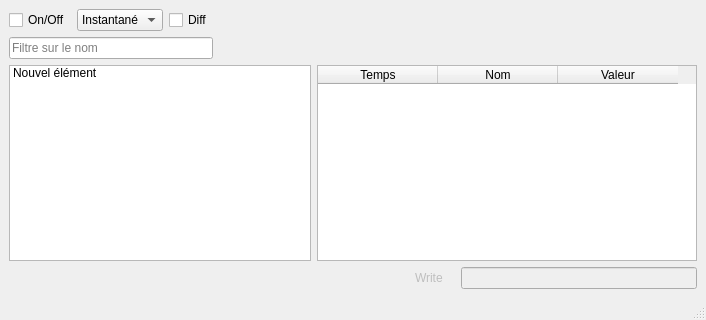
<?xml version="1.0" encoding="UTF-8"?>
<ui version="4.0">
 <class>ihm_DataView</class>
 <widget class="QMainWindow" name="ihm_DataView">
  <property name="geometry">
   <rect>
    <x>0</x>
    <y>0</y>
    <width>706</width>
    <height>320</height>
   </rect>
  </property>
  <property name="windowTitle">
   <string>MainWindow</string>
  </property>
  <widget class="QWidget" name="centralwidget">
   <layout class="QGridLayout" name="gridLayout">
    <item row="0" column="0">
     <widget class="QCheckBox" name="active_trace">
      <property name="text">
       <string>On/Off</string>
      </property>
     </widget>
    </item>
    <item row="0" column="10">
     <widget class="QPushButton" name="pb_effacer_liste">
      <property name="toolTip">
       <string>Effacer le contenu de la trace</string>
      </property>
      <property name="text">
       <string/>
      </property>
      <property name="icon">
       <iconset resource="../../icons.qrc">
        <normaloff>:/icons/stop.png</normaloff>:/icons/stop.png</iconset>
      </property>
      <property name="iconSize">
       <size>
        <width>20</width>
        <height>20</height>
       </size>
      </property>
      <property name="autoDefault">
       <bool>false</bool>
      </property>
      <property name="flat">
       <bool>true</bool>
      </property>
     </widget>
    </item>
    <item row="3" column="10">
     <widget class="QLineEdit" name="valueToWrite">
      <property name="enabled">
       <bool>false</bool>
      </property>
      <property name="toolTip">
       <string>Appuyer sur &quot;Entrée&quot; pour valider la saisie</string>
      </property>
      <property name="statusTip">
       <string>Modifie la ou les variables sélectionnées dans la liste des variables observées</string>
      </property>
      <property name="text">
       <string/>
      </property>
      <property name="placeholderText">
       <string/>
      </property>
     </widget>
    </item>
    <item row="3" column="9">
     <widget class="QLabel" name="valueToWrite_label">
      <property name="enabled">
       <bool>false</bool>
      </property>
      <property name="text">
       <string>Write</string>
      </property>
     </widget>
    </item>
    <item row="0" column="1">
     <widget class="QComboBox" name="choix_mode_inspection">
      <item>
       <property name="text">
        <string>Instantané</string>
       </property>
      </item>
      <item>
       <property name="text">
        <string>Temporel</string>
       </property>
      </item>
     </widget>
    </item>
    <item row="0" column="9">
     <widget class="QPushButton" name="pb_enregistrer_trace">
      <property name="enabled">
       <bool>true</bool>
      </property>
      <property name="toolTip">
       <string>Enregistrer la trace dans un fichier</string>
      </property>
      <property name="text">
       <string/>
      </property>
      <property name="icon">
       <iconset resource="../../icons.qrc">
        <normaloff>:/icons/save.png</normaloff>:/icons/save.png</iconset>
      </property>
      <property name="iconSize">
       <size>
        <width>20</width>
        <height>20</height>
       </size>
      </property>
      <property name="autoDefault">
       <bool>false</bool>
      </property>
      <property name="flat">
       <bool>true</bool>
      </property>
     </widget>
    </item>
    <item row="0" column="7">
     <widget class="QPushButton" name="pb_up">
      <property name="enabled">
       <bool>true</bool>
      </property>
      <property name="toolTip">
       <string>Monte la variable sélectionnée dans la liste</string>
      </property>
      <property name="text">
       <string/>
      </property>
      <property name="icon">
       <iconset resource="../../icons.qrc">
        <normaloff>:/icons/up.png</normaloff>:/icons/up.png</iconset>
      </property>
      <property name="checkable">
       <bool>false</bool>
      </property>
      <property name="autoDefault">
       <bool>false</bool>
      </property>
      <property name="flat">
       <bool>true</bool>
      </property>
     </widget>
    </item>
    <item row="0" column="8">
     <widget class="QPushButton" name="pb_down">
      <property name="toolTip">
       <string>Descend  la variable sélectionnée dans la liste</string>
      </property>
      <property name="text">
       <string/>
      </property>
      <property name="icon">
       <iconset resource="../../icons.qrc">
        <normaloff>:/icons/down.png</normaloff>:/icons/down.png</iconset>
      </property>
      <property name="flat">
       <bool>true</bool>
      </property>
     </widget>
    </item>
    <item row="1" column="4">
     <widget class="QPushButton" name="pb_save_variables_liste">
      <property name="toolTip">
       <string>Savegarde la liste des variables observées</string>
      </property>
      <property name="text">
       <string/>
      </property>
      <property name="icon">
       <iconset resource="../../icons.qrc">
        <normaloff>:/icons/save.png</normaloff>:/icons/save.png</iconset>
      </property>
      <property name="flat">
       <bool>true</bool>
      </property>
     </widget>
    </item>
    <item row="0" column="2">
     <widget class="QCheckBox" name="affiche_diff_seulement">
      <property name="toolTip">
       <string>N'affiche que si la donnée a changé</string>
      </property>
      <property name="text">
       <string>Diff</string>
      </property>
     </widget>
    </item>
    <item row="1" column="0" colspan="3">
     <widget class="QLineEdit" name="filtre_noms_variables">
      <property name="placeholderText">
       <string>Filtre sur le nom</string>
      </property>
     </widget>
    </item>
    <item row="1" column="3">
     <widget class="QPushButton" name="pb_open_variables_liste">
      <property name="toolTip">
       <string>Charge une liste de variables à observer</string>
      </property>
      <property name="text">
       <string/>
      </property>
      <property name="icon">
       <iconset resource="../../icons.qrc">
        <normaloff>:/icons/open.png</normaloff>:/icons/open.png</iconset>
      </property>
      <property name="flat">
       <bool>true</bool>
      </property>
     </widget>
    </item>
    <item row="2" column="0" colspan="6">
     <widget class="QListWidget" name="liste_variables">
      <property name="alternatingRowColors">
       <bool>true</bool>
      </property>
      <property name="viewMode">
       <enum>QListView::ListMode</enum>
      </property>
      <property name="uniformItemSizes">
       <bool>false</bool>
      </property>
      <property name="sortingEnabled">
       <bool>true</bool>
      </property>
      <item>
       <property name="text">
        <string>Nouvel élément</string>
       </property>
       <property name="checkState">
        <enum>Unchecked</enum>
       </property>
      </item>
     </widget>
    </item>
    <item row="2" column="6" colspan="5">
     <widget class="QTableWidget" name="table_variables_valeurs">
      <attribute name="horizontalHeaderVisible">
       <bool>true</bool>
      </attribute>
      <attribute name="horizontalHeaderCascadingSectionResizes">
       <bool>false</bool>
      </attribute>
      <attribute name="horizontalHeaderDefaultSectionSize">
       <number>115</number>
      </attribute>
      <attribute name="horizontalHeaderMinimumSectionSize">
       <number>120</number>
      </attribute>
      <column>
       <property name="text">
        <string>Temps</string>
       </property>
      </column>
      <column>
       <property name="text">
        <string>Nom</string>
       </property>
      </column>
      <column>
       <property name="text">
        <string>Valeur</string>
       </property>
      </column>
     </widget>
    </item>
    <item row="0" column="3">
     <widget class="QPushButton" name="PB_refresh_liste">
      <property name="toolTip">
       <string>Mise à jour de la liste des variables disponibles</string>
      </property>
      <property name="text">
       <string/>
      </property>
      <property name="icon">
       <iconset resource="../../icons.qrc">
        <normaloff>:/icons/refresh.png</normaloff>:/icons/refresh.png</iconset>
      </property>
      <property name="iconSize">
       <size>
        <width>20</width>
        <height>20</height>
       </size>
      </property>
      <property name="flat">
       <bool>true</bool>
      </property>
     </widget>
    </item>
    <item row="0" column="4">
     <widget class="QPushButton" name="pb_decoche_tout">
      <property name="toolTip">
       <string>Décoche tout</string>
      </property>
      <property name="text">
       <string/>
      </property>
      <property name="icon">
       <iconset resource="../../icons.qrc">
        <normaloff>:/icons/cancel.png</normaloff>:/icons/cancel.png</iconset>
      </property>
      <property name="flat">
       <bool>true</bool>
      </property>
     </widget>
    </item>
   </layout>
  </widget>
  <widget class="QMenuBar" name="menubar">
   <property name="geometry">
    <rect>
     <x>0</x>
     <y>0</y>
     <width>706</width>
     <height>22</height>
    </rect>
   </property>
  </widget>
  <widget class="QStatusBar" name="statusbar"/>
  <action name="actionHelp">
   <property name="text">
    <string>Help</string>
   </property>
  </action>
 </widget>
 <resources>
  <include location="../../icons.qrc"/>
 </resources>
 <connections/>
</ui>
